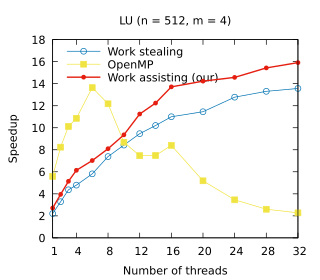

This figure's gnuplot source:
set title "LU (n = 512, m = 4)"
set terminal pdf size 3.2,2.8
set output "./results/LU_n___512,_m___4.pdf"
set key on
set key top left Left reverse
set xrange [1:32]
set xtics (1, 4, 8, 12, 16, 20, 24, 28, 32)
set xlabel "Number of threads"
set yrange [0:18]
set ylabel "Speedup"
plot './results/LU_n___512,_m___4.dat' using 1:2 title "Work stealing" ls 6 lw 1 pointsize 0.7 with linespoints, \
  './results/LU_n___512,_m___4.dat' using 1:3 title "OpenMP" ls 5 lw 1 pointsize 0.7 with linespoints, \
  './results/LU_n___512,_m___4.dat' using 1:4 title "Work assisting (our)" ls 7 lw 2 pointsize 0.4 with linespoints
